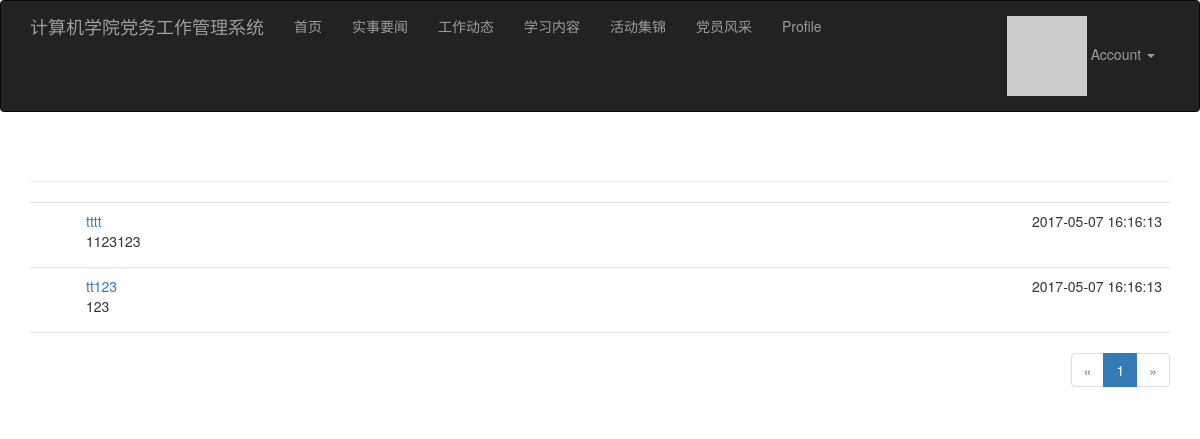
Screenshot of /trends (signed in) with the database file from the repository.
### app/models.py (models this page shows, shortened)
class WorkTrends(db.Model):
    __tablename__ = 'work_trends'
    id = db.Column(db.Integer, primary_key=True)
    title = db.Column(db.String(64), nullable=False)
    content = db.Column(db.Text, nullable=True)
    content_html = db.Column(db.Text, nullable=True)
    create_time = db.Column(db.DateTime, default=datetime.now())
    publish_time = db.Column(db.DateTime, default=datetime.now())
    img_path = db.Column(db.String(256), nullable=True)

### app/main/views.py (the view)
@main.route('/trends', methods=['GET'])
def work_trends():
    page = request.args.get('page', 1, type=int)
    pagination = WorkTrends.query.order_by(WorkTrends.publish_time).paginate(
            page, per_page=current_app.config['PER_PAGE'],
            error_out=False)
    posts = pagination.items
    return render_template('main/trends.html', posts=posts,
                           pagination=pagination)

### app/auth/views.py (called while the page is built)
@auth.before_app_request
def before_request():
    if current_user.is_authenticated:
        current_user.ping()

### app/models.py (called while the page is built)
@login_manager.user_loader
def load_user(user_id):
    return User.query.get(int(user_id))

    def ping(self):
        self.last_seen = datetime.now()
        db.session.add(self)

    def gravatar(self, size=100, default='identicon', rating='g'):
        if request.is_secure:
            url = 'https://secure.gravatar.com/avatar'
        else:
            url = 'http://secure.gravatar.com/avatar'
        hash = self.avatar_hash or hashlib.md5(self.email.encode('utf-8')).hexdigest()
        return '{url}/{hash}?s={size}&d={default}&r={rating}'.format(url=url, size=size, hash=hash,
                                                                     default=default, rating=rating)

### app/templates/main/trends.html (shortened to what this page needs)
{% extends "base.html" %}
{% import "bootstrap/wtf.html" as wtf %}
{% import "_macros.html" as macros %}
{% block page_content %}
<div class="page-header">
</div>
<ul class="posts">
    {% for post in posts %}
    <li class="post">
        <div class="post-content">
            <div class="post-date">{{ post.publish_time }}</div>
            <div class="post-title"> <a href="{{ url_for('main.work_trends_detail', pk=post.id) }}" > {{ post.title }}   </a> </div>
            <div class="post-body">{{ post.content }}</div>
        </div>
    </li>
    {% endfor %}
</ul>
{% if pagination %}
<div class="pagination">
    {{ macros.pagination_widget(pagination, 'main.work_trends') }}
</div>
{% endif %}
{% endblock %}

### app/static/styles.css (style rules this page uses)
ul.posts { list-style-type: none; padding: 0px; margin: 16px 0px 0px 0px; border-top: 1px solid #e0e0e0; }
ul.posts li.post { padding: 8px; border-bottom: 1px solid #e0e0e0; }
div.post-date { float: right; }
div.post-content { margin-left: 48px; min-height: 48px; }
div.pagination { width: 100%; text-align: right; padding: 0px; margin: 0px; }

### rows the page displays
WorkTrends: publish_time "2017-05-07 16:16:13", title "tttt", content "1123123"
WorkTrends: publish_time "2017-05-07 16:16:13", title "tt123", content "123"

### other values shown
{{ p }} "1"
